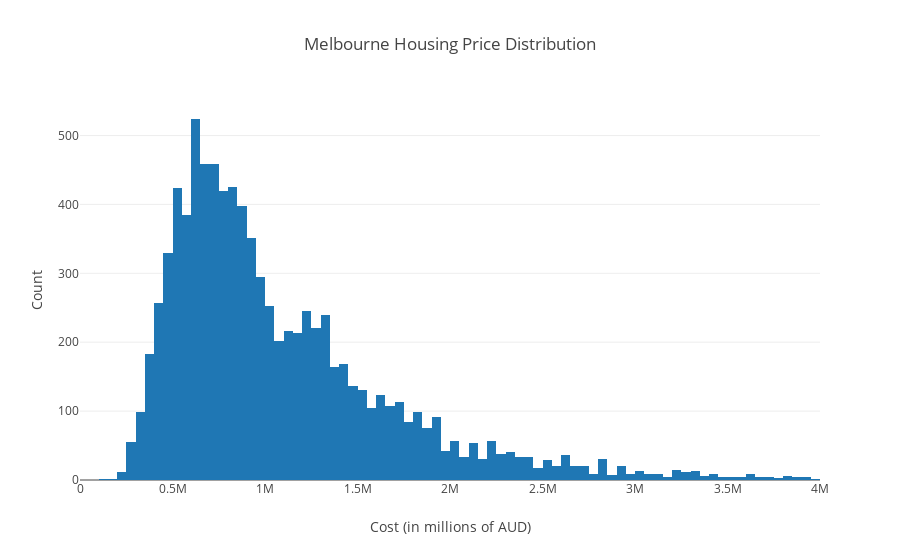

Write notebook code for a chart like this one.
### Code cell
data = [go.Histogram(x=y)]
layout = go.Layout(
    title = 'Melbourne Housing Price Distribution',
    xaxis = dict(title='Cost (in millions of AUD)', range=[0,4000000]),
    yaxis = dict(title='Count')
)

fig = go.Figure(data=data, layout=layout)
py.offline.iplot(fig, filename = 'cufflinks/simple')

### Figure 1 — Plotly figure (JSON) as saved in the notebook; plotly's stock layout.template omitted (floating-point values rounded to 4 significant figures; data arrays with more than 128 entries replaced by an {"elided": "..."} marker saying what was removed)
{"data": [{"type": "histogram", "x": {"elided": "8887 int values"}}], "layout": {"title": "Melbourne Housing Price Distribution", "xaxis": {"range": [0, 4000000], "title": "Cost (in millions of AUD)"}, "yaxis": {"title": "Count"}}}
